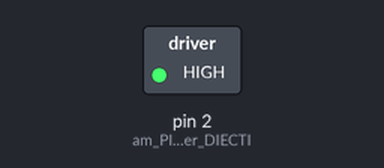
Bench run of a sketch on a simulated Arduino Uno, built with avr-gcc and run on an emulated ATmega328P. On the bench: switched loads named in the sketch (green lamp = pin HIGH). Pins used as bus, display or sensor lines are not drawn.

Above: at 0.1 s.
Timing chart, 0 to 1.6 s (numbered marks = the images above):
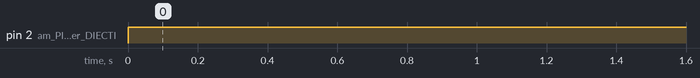

Measured:
- by itself, pin 2 (am_PIN_2_ist_unser_DIECTI): LOW → HIGH at 0.00 s

The sketch:

Pflanzenroboter_Bewegung.ino
```cpp
void setup() {
  pinMode(2, OUTPUT); //am PIN 2 ist unser DIECTION PIN angeschlossen, dieser wird hier als Output festgelegt.
  pinMode(3, OUTPUT); //am PIN 3 ist unser STEPPER PIN angeschlossen, dieser wird hier als Output festgelegt.
}

void loop() {
  digitalWrite(2, HIGH); //der Roboter fährt vorwärts; wenn hier der Befehl "LOW" steht, fährt der Roboter rückwärts.

  digitalWrite(3, HIGH); //die Geschwindigkeit des Roboters wird hier bestimmt...
  delay(1);//...indem die Pause zwischen HIGH und LOW auf 1 Millisekunde gesetzt wird.
  digitalWrite(3, LOW);
  delay(1);
}
```
